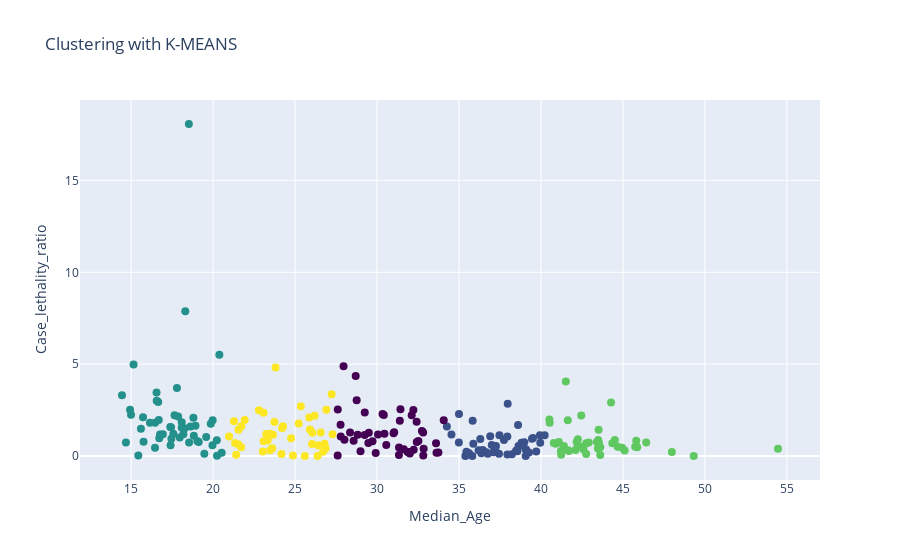

Notebook code cell kept with this figure:
### Code cell
# Generams los clusters
clusters = generate_clusters(df_latest[['Median_Age', 'Case_lethality_ratio']])

### Figure 1 — Plotly figure (JSON) as saved in the notebook; plotly's stock layout.template omitted (floating-point values rounded to 4 significant figures; data arrays with more than 128 entries replaced by an {"elided": "..."} marker saying what was removed)
{"data": [{"hoverinfo": "text", "marker": {"color": {"elided": "231 int values"}, "colorscale": [[0, "#440154"], [0.1111, "#482878"], [0.2222, "#3e4989"], [0.3333, "#31688e"], [0.4444, "#26828e"], [0.5556, "#1f9e89"], [0.6667, "#35b779"], [0.7778, "#6ece58"], [0.8889, "#b5de2b"], [1, "#fde725"]], "size": 8}, "mode": "markers", "text": {"elided": "231 str values"}, "type": "scatter", "x": {"elided": "231 float values"}, "y": {"elided": "231 float values"}}], "layout": {"title": {"text": "Clustering with K-MEANS"}, "xaxis": {"title": {"text": "Median_Age"}}, "yaxis": {"title": {"text": "Case_lethality_ratio"}}}}
